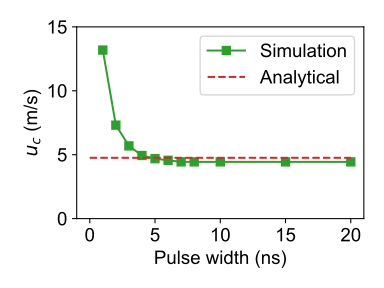

Recreate this plot in Python.
import matplotlib.pyplot as plt
import numpy as np
from scipy.optimize import fsolve
import matplotlib.cm as cm

from matplotlib import rcParams
rcParams['font.family'] = 'sans-serif'
rcParams['font.sans-serif'] = 'Arial'
rcParams['savefig.dpi'] = 300
rcParams['font.size'] = 14

u = 0.06
beta = 0.08
eta = 1.2

xs = np.linspace(0, 3.0, 1001)
ys = 4*np.exp(-2*xs**2)*(1-xs**2)*(1-5*xs**2+2*xs**4)

fig = plt.figure(figsize=(4,3))

data = np.loadtxt('./u_c_R10_4e4/uc.txt')

plt.plot(data[:, 0]*1e9, data[:, 1], 's-', label='Simulation', color='C2')
plt.hlines(y=4.76, xmin=0, xmax=20, linestyles="--", color='C3', label='Analytical')

plt.legend()
plt.ylim([0,15])

plt.xlabel("Pulse width (ns)")
plt.ylabel("$u_c$ (m/s)")
plt.tight_layout()
fig.savefig("fig4a.svg")